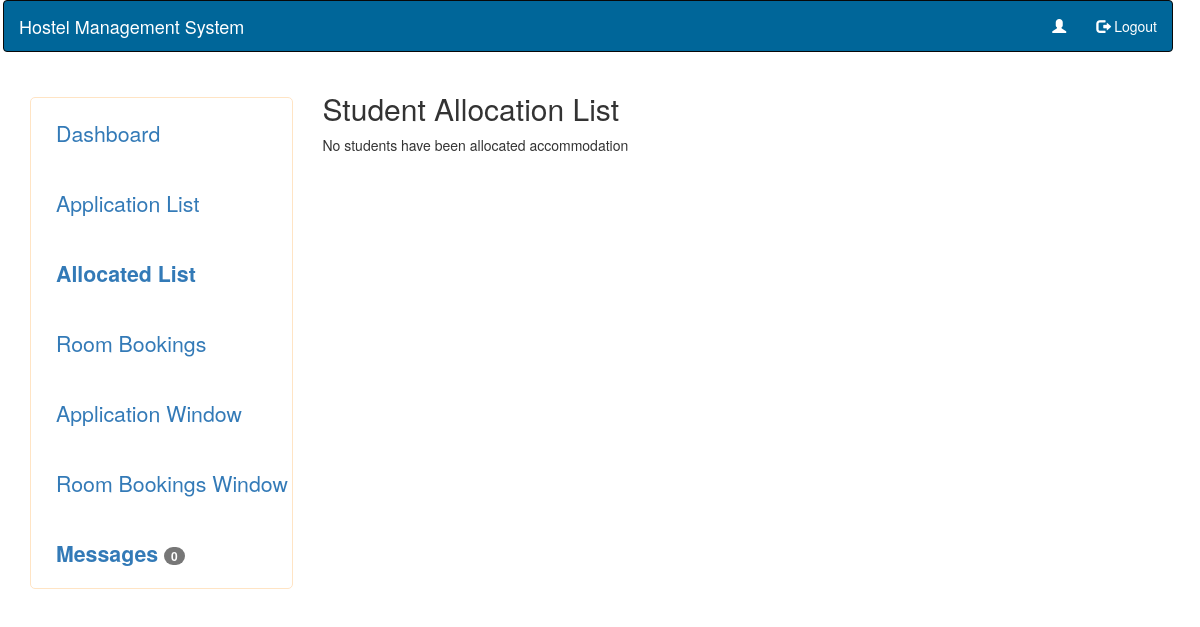
The page /supervisor/allocatedList.php on the database as committed earlier.
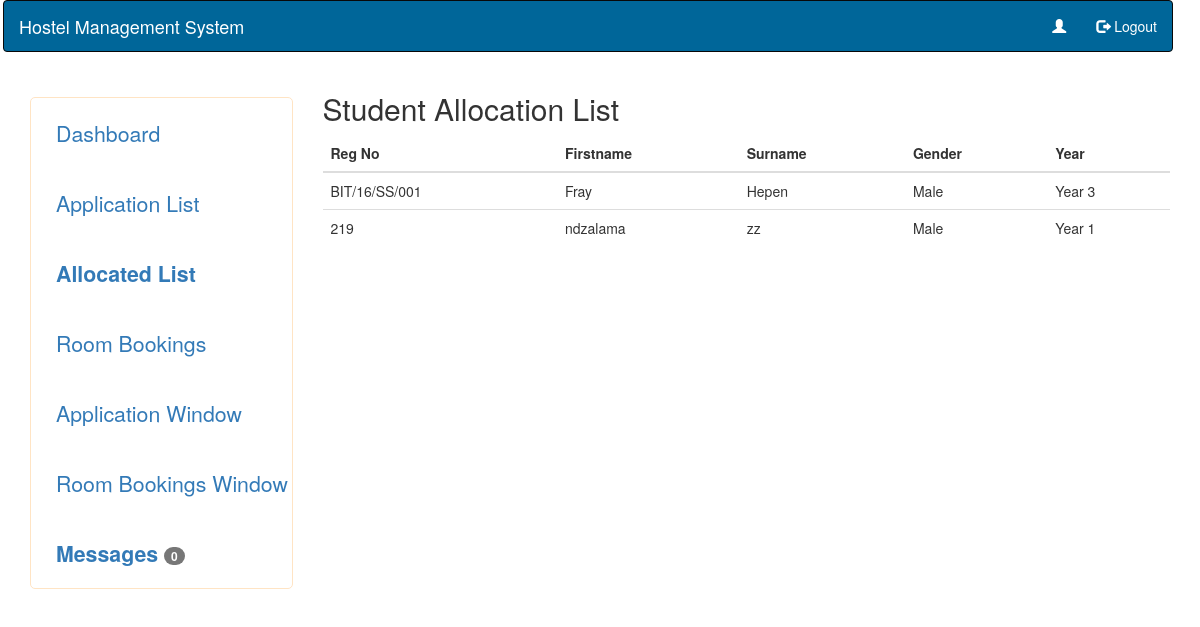
The same page on the database as committed later.
### tables this page shows
CREATE TABLE `Allocated` (
  `reg_no` varchar(32) DEFAULT NULL,
  `yearAllocated` int(11) DEFAULT NULL
);

CREATE TABLE `student` (
  `reg_no` varchar(15) NOT NULL,
  `firstname` varchar(20) NOT NULL,
  `maiden_name` varchar(20) NOT NULL,
  `surname` varchar(20) NOT NULL,
  `gender` set('Male','Female') NOT NULL,
  `program` varchar(50) NOT NULL,
  `dob` date NOT NULL
);

### supervisor/allocatedList.php (the view, shortened to what this page needs)
<?php
	require "../dbs/connect.php";
	$regNo=$_SESSION["user"];
?>
<!DOCTYPE html>
<html lang="en">
<head>
	<link rel="stylesheet" type="text/css" href="../bootstrap/css/bootstrap.min.css">
	<link rel="stylesheet" type="text/css" href="../bootstrap/css/font-awesome.css">
	<link rel="stylesheet" type="text/css" href="../bootstrap/css/style.css">
</head>
<body>
	<main class="container-fluid">
		 <nav class="navbar navbar-inverse" style="width:100%;margin-left: -12px; background-color: #006699;">
		  <div class="container-fluid">
		    <div class="navbar-header">
		      <a class="navbar-brand" href="#" style="color: white;">Hostel Management System</a>
		    </div>
		    <ul class="nav navbar-nav navbar-right">
		      <li><a href="students/register.php" style="color: white;"><span class="glyphicon glyphicon-user"></span> <?php
		      $user=$_SESSION["user"];
		      $results=$conn->query("SELECT * FROM Users WHERE username='$user'") or die($conn->error);
		      $row=$results->fetch_assoc();
		       echo $row["firstname"]. " ".$row["surname"];  ?></a></li>
		      <li><a href="../common/logout.php" style="color: white;"><span class="glyphicon glyphicon-log-out"></span> Logout</a></li>
		    </ul>
		  </div>
		</nav>
		<section class="container-fluid">
			<div class="row">
				<div class="col-md-3" style="border: solid black red;">
				<div class="side-nav" style="border: solid black red;">
					<ul>
					<li><a class="active" href="dashboard.php">Dashboard</a></li>
					<li><a class="active" href="applicationList.php">Application List</a></li>
					  <li><a class="active" href="allocatedList.php"><strong>Allocated List</strong></a></li>
					  <li><a href="roomBookings.php">Room Bookings</a></li>
					  <li><a href="applicationWindow.php" >Application Window</a></li>
					   <li><a href="roomBookingWindow.php" >Room Bookings Window</a></li>
					  <li><a href="messages.php"><strong>Messages
					  	<?php
					  		$unreadMessages=$conn->query("SELECT COUNT(message) AS noOfUnreadMessages FROM Message WHERE reg_no='$regNo' AND viewed='0'") or die("Messages Could not be viewd<br>".$conn->error);
					  		if (($unreadMessages->num_rows)>=1) {
					  			$unreadMessage=$unreadMessages->fetch_assoc();
					  			echo "<span class='badge' id='note'>".$unreadMessage["noOfUnreadMessages"]."</span>";
					  		}
					  		else{
					  			echo "<script>
					  			document.getElementById('note').style.display='none';
					  			</script>";
					  		}
					  	 ?>
					  </strong></a></li>
					</ul>
				</div>
				</div>
				<div class="col-md-9">
					<h2>Student Allocation List</h2>
					<?php
						$all=$conn->query("SELECT A.*,S.* FROM Allocated A INNER JOIN Student S ON A.reg_no=S.reg_no");
						if ($all->num_rows>0) {
							?>
						<table class="table table-all" id="myTable">
							<thead>
								<th>Reg No</th>
								<th>Firstname</th>
								<th>Surname</th>
								<th>Gender</th>
								<th>Year</th>
							</thead>
							<tbody>
								<?php
								while ($row=$all->fetch_assoc()) {
									?>
							<form class="" action="<?php echo htmlspecialchars($_SERVER['PHP_SELF']); ?>" method="post">
									<tr>
									<td><?php echo $row["reg_no"]; ?></td>
									<td><?php echo $row["firstname"]; ?></td>
									<td><?php echo $row["surname"]; ?></td>
									<td><?php echo $row["gender"]; ?></td>
									<td><?php echo "Year ".$row["yearAllocated"]; ?></td>
								</tr>
							</form>
								<?php
								}
								?>
						</table>
							<?php
						}
						else{
							echo "No students have been allocated accommodation";
						}
					 ?>
				</div>
			</div>
		</section>
	</main>
</body>
</html>

Rows that differ between the two databases and show on the page:
added allocated: student.reg_no "BIT/16/SS/001", student.firstname "Fray", student.surname "Hepen", student.gender "Male", yearAllocated "3"
added allocated: student.reg_no "219", student.firstname "ndzalama", student.surname "zz", student.gender "Male", yearAllocated "1"
Other text that changed with them:
text no longer shown: "No students have been allocated accommodation"
text now shown: "Reg No Firstname Surname Gender Year"
